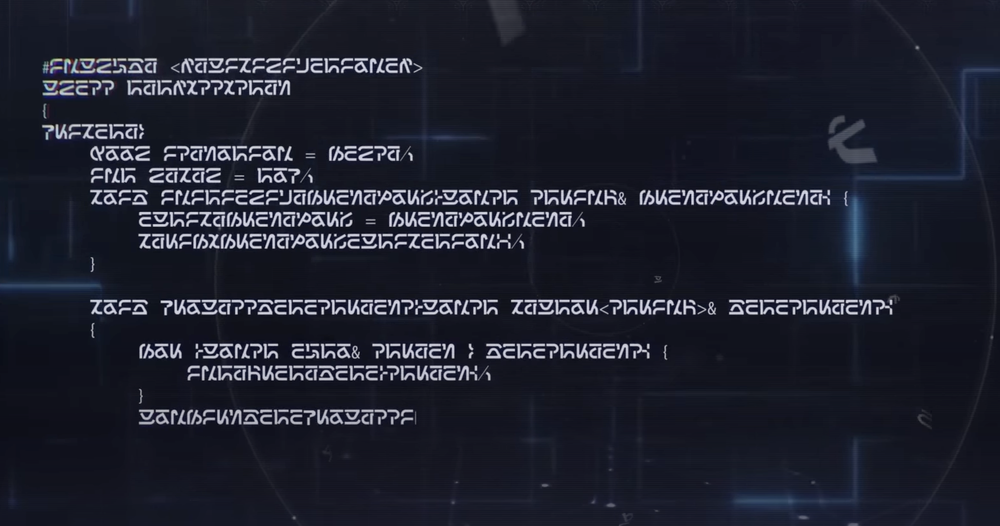
#> input picture images/test_screenshot_1.png, 1000 x 526 px, shrunk from 2078 x 1092 before the run
$ jupyter execute --allow-errors pytesseract.ipynb
#> lines starting #> are read from the running program, lines starting #| are printed output that depends on the picture; after the words box and inside, x2 and y2 are one past the last pixel; in counts of white or black regions, pixels touching at a corner belong together
[cell 1]
from PIL import Image, ImageDraw, ImageFont
import pandas as pd
import numpy as np
import matplotlib.pyplot as plt
import random
import os
import pytesseract
import cv2

[cell 2]
test_image = "images/test_screenshot_1.png"

# Thresholding with opencv
img = cv2.imread(test_image)
#> img is the input picture: shape (526, 1000, 3); mean B, G, R 46, 33.3, 30.8
kernel = cv2.getStructuringElement(cv2.MORPH_RECT, (3,3))

gray = cv2.cvtColor(img, cv2.COLOR_BGR2GRAY)
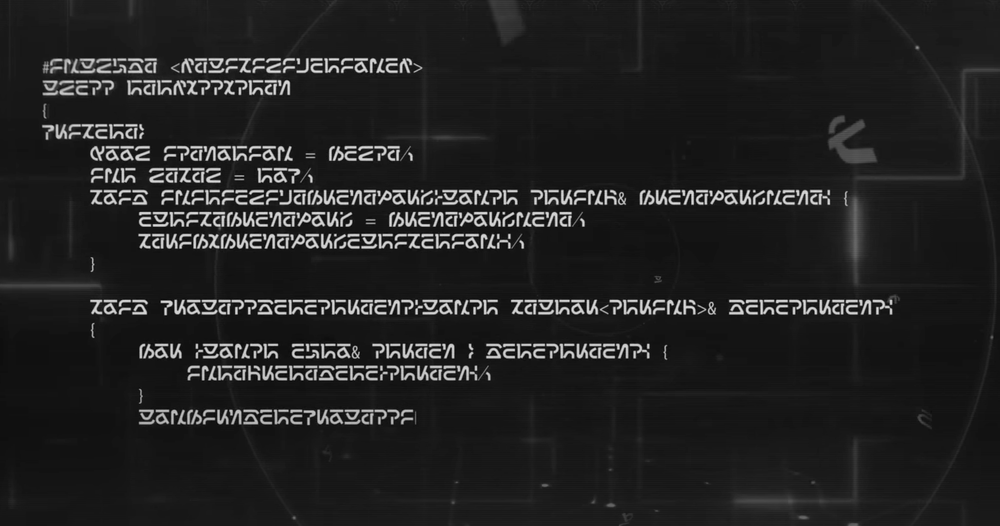
#> gray: shape (526, 1000); min 2, max 230, mean 34.1
# thresh = cv2.adaptiveThreshold(gray, 255, cv2.ADAPTIVE_THRESH_GAUSSIAN_C, cv2.THRESH_BINARY, 11, 3)
thresh = cv2.threshold(gray, 0, 255, cv2.THRESH_BINARY + cv2.THRESH_OTSU)[1]
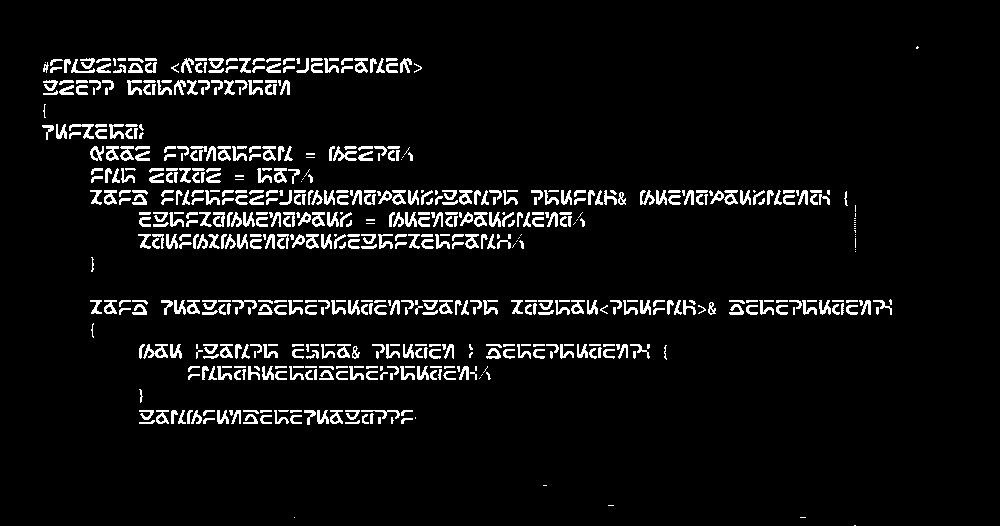
#> thresh: shape (526, 1000); 5.9% white in thin lines or dots, all inside (x1, y1, x2, y2) = (42, 46, 919, 526)
cv2.imwrite("images/thresh.png", thresh)

# Erosion and dilation
thresh = cv2.dilate(thresh, kernel, iterations=1)
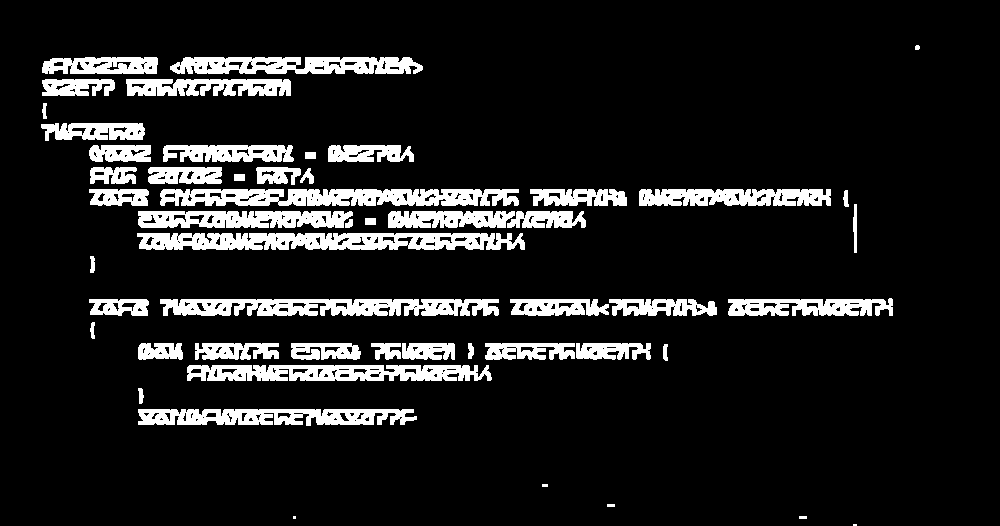
#> thresh: shape (526, 1000); 11.6% white; 52 white regions (3 under 20 px), largest, box (x1, y1, x2, y2) and area: (137, 233, 525, 250) 5270, (160, 189, 519, 206) 4915, (160, 299, 499, 316) 4518
thresh = cv2.erode(thresh, kernel, iterations=1)
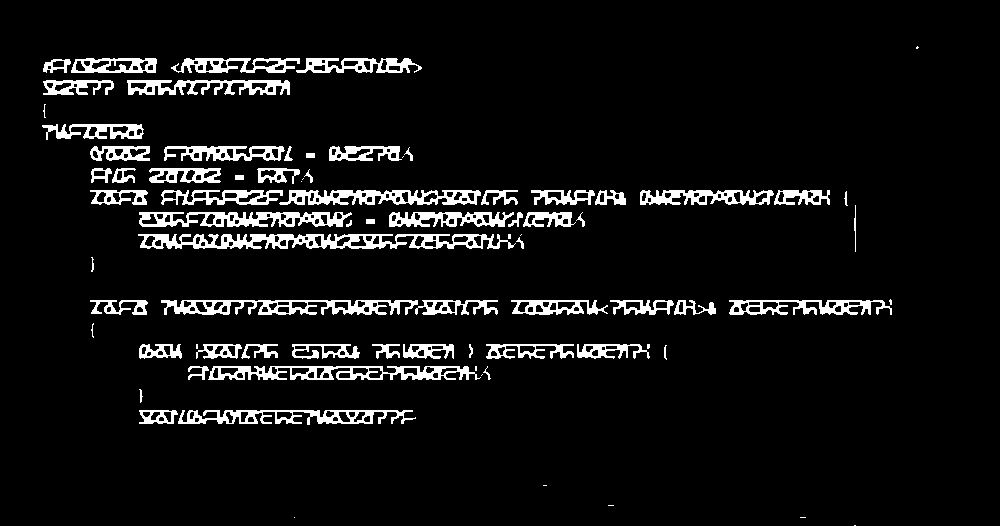
#> thresh: shape (526, 1000); 7% white; 80 white regions (18 under 20 px), largest, box (x1, y1, x2, y2) and area: (138, 234, 516, 249) 3167, (208, 366, 481, 380) 2078, (161, 300, 418, 315) 2060

plt.imshow(thresh, cmap='gray')

[cell 3]
# convert to PIL image
pil_thresh = Image.fromarray(thresh)

tessdata_config = '--tessdata-dir /Users/austringer/Workspace/my-repo/solaris3-ocr/tesstrain/data --psm 6 --oem 3'

#> (the rest of this cell did not finish here and is left out)

[cell 4]
min_conf = 0

# loop over each of the individual text localizations
#> (the rest of this cell did not finish here and is left out)

[cell 5]
plt.imshow(np.flip(img, axis=-1))
plt.show()

$ run again, with images/test_screenshot_2.png copied over images/test_screenshot_1.png
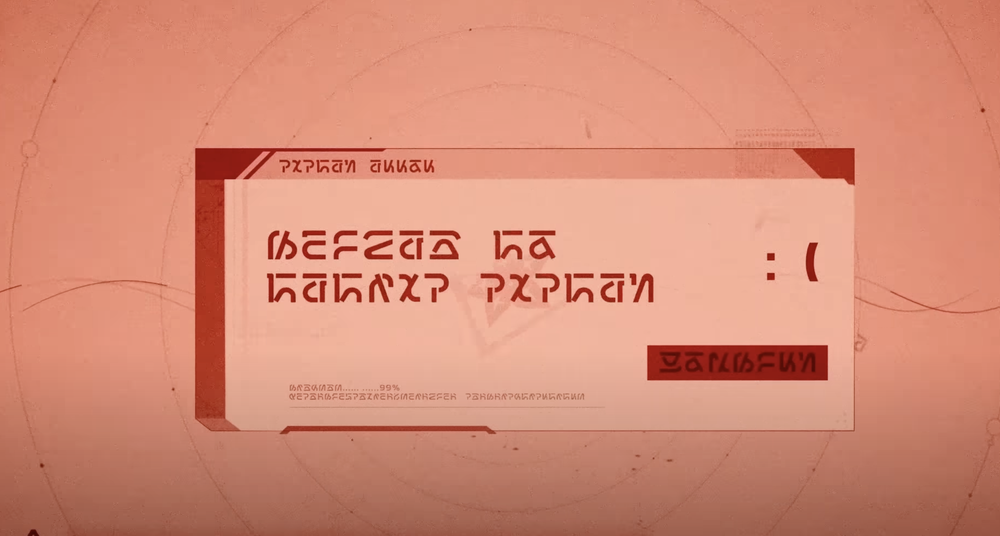
#> input picture images/test_screenshot_2.png, 1000 x 536 px, shrunk from 2834 x 1518 before the run
#> img is the input picture: shape (536, 1000, 3); mean B, G, R 117.8, 139.8, 213
#> `gray = cv2.cvtColor(img, cv2.COLOR_BGR2GRAY)`:
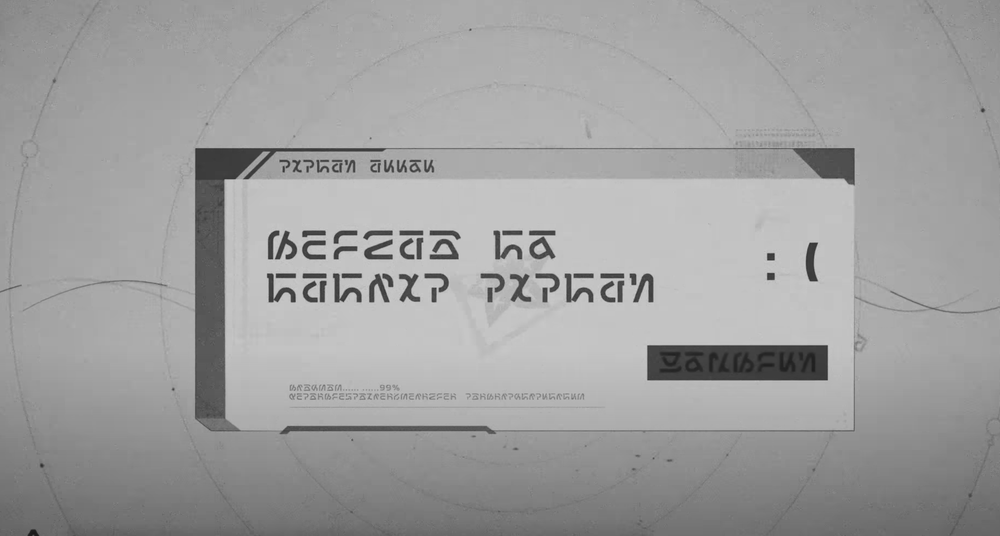
#> gray: shape (536, 1000); min 25, max 207, mean 159.2
#> `thresh = cv2.erode(thresh, kernel, iterations=1)`:
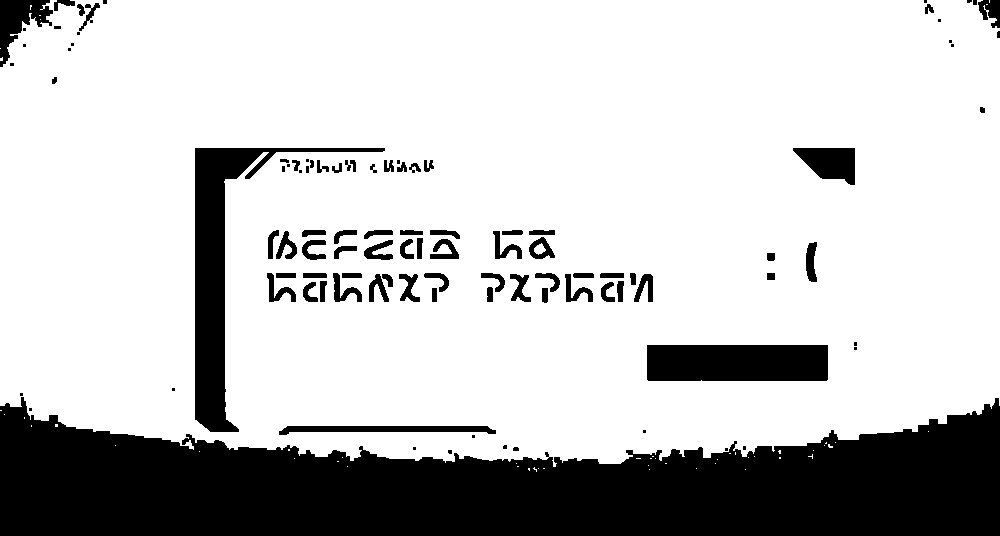
#> thresh: shape (536, 1000); 77% white; 103 black regions (29 under 20 px), largest, box (x1, y1, x2, y2) and area: (0, 397, 1000, 536) 92329, (195, 148, 385, 432) 10046, (647, 345, 828, 381) 6513
